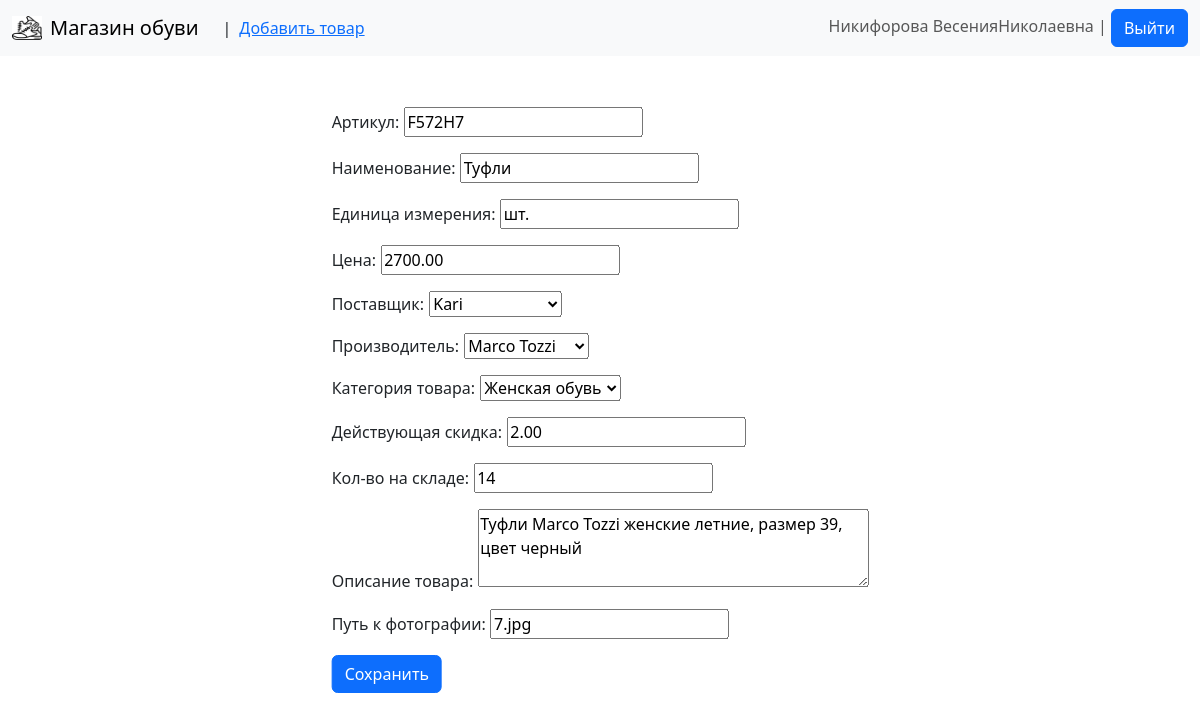
Screenshot of /product/7/edit/ (signed in) with the database file from the repository.
### products/models.py (models this page shows, shortened)
class User(AbstractUser):
    ROLE_CHOICES = [
        ('client', 'Авторизованный клиент'),
        ('manager', 'Менеджер'),
        ('admin', 'Администратор'),
    ]
    role = models.CharField(max_length=50, choices=ROLE_CHOICES, verbose_name='Роль')
    @property
    def is_admin_user(self):
        return self.role == 'Администратор'

class Product(models.Model):
    article = models.CharField(max_length=50, unique=True, verbose_name='Артикул')
    name = models.CharField(max_length=100, verbose_name='Наименование')
    unit_type = models.CharField(max_length=50, default='шт.', verbose_name='Единица измерения')
    price = models.DecimalField(max_digits=10, decimal_places=2, verbose_name='Цена')
    supplier = models.ForeignKey(Supplier, verbose_name='Поставщик', on_delete=models.PROTECT)
    manufacturer = models.ForeignKey(Manufacturer, verbose_name='Производитель', on_delete=models.PROTECT)
    category = models.ForeignKey(Category, verbose_name='Категория товара', on_delete=models.PROTECT)
    discount = models.DecimalField(max_digits=5, decimal_places=2, default=0, verbose_name='Действующая скидка')
    stock_quantity = models.IntegerField(verbose_name='Кол-во на складе')
    description = models.TextField(max_length=1024, verbose_name='Описание товара')
    photo = models.CharField(max_length=255, blank=True, null=True, verbose_name='Путь к фотографии')
    class Meta:
        db_table = 'product'
        managed = True
        verbose_name = 'Товар'
        verbose_name_plural = 'Товары'

class Supplier(models.Model):
    name = models.CharField(max_length=100, verbose_name='Название')
    class Meta:
        db_table = 'supplier'
        managed = True
        verbose_name = 'Поставщик'
        verbose_name_plural = 'Поставщики'
    def __str__(self):
        return self.name

class Manufacturer(models.Model):
    name = models.CharField(max_length=100, verbose_name='Название')
    class Meta:
        db_table = 'manufacturer'
        managed = True
        verbose_name = 'Производитель'
        verbose_name_plural = 'Производитеи'
    def __str__(self):
        return self.name

### products/views.py (the view)
# urls.py: path('product/<int:pk>/edit/', views.product_edit, name="product_edit"),
def product_edit(request, pk):
    if not request.user.is_admin_user:
        return redirect('products:product_list')
    product = get_object_or_404(Product, pk=pk)
    if request.method == 'POST':
        form = ProductForm(request.POST, instance=product)
        if form.is_valid():
            form.save()
            return redirect('products:product_list')
    else:
        form = ProductForm(instance=product)
    return render(request, 'products/product_form.html', {'form': form, 'title': 'Редактирование товара'})\

### products/forms.py
class ProductForm(forms.ModelForm):
    class Meta:
        model = Product
        fields = (
            'article',
            'name',
            'unit_type',
            'price',
            'supplier',
            'manufacturer',
            'category',
            'discount',
            'stock_quantity',
            'description',
            'photo')
        widgets = {
            'article' : forms.TextInput(),
            'name': forms.TextInput(),
            'unit_type': forms.TextInput(),
            'price': forms.NumberInput(attrs={'step': '0.01'}),
            'supplier': forms.Select(),
            'manufacturer': forms.Select(),
            'category': forms.Select(),
            'discount': forms.NumberInput(attrs = {'step': '0.01'}),
            'stock_quantity': forms.NumberInput(),
            'description': forms.Textarea(attrs = {'rows': 3}),
            'photo': forms.TextInput()
        }

### products/models.py (called while the page is built)
    def __str__(self):
        return self.name

### templates/products/product_form.html (shortened to what this page needs)
{% extends 'base.html' %}
{% block content %}
<form method="post" enctype="multipart/form-data" class="position-absolute top-50 start-50 translate-middle">
    {{ form.as_p }}
  <button type="submit" class="btn btn-primary">Сохранить</button>
</form>
{% endblock %}

### templates/base.html (shortened to what this page needs)
    {% load static %}
<!DOCTYPE html>
<html lang="en">
<head>
    <link href="https://cdn.jsdelivr.net/npm/bootstrap@5.3.8/dist/css/bootstrap.min.css" rel="stylesheet"
>
</head>
<body>
    <nav class="navbar navbar-expand-lg bg-body-tertiary">
        <div class="container-fluid d-flex justify-content-between">
            <div class="d-flex align-items-center gap-2">
                <img src="/static/products/Icon.JPG" width="30" height="24">
                <a class="navbar-brand" href="#">Магазин обуви</a>
                {% if user.is_admin_user%}
                | <a href="{% url 'products:product_add' %}">Добавить товар</a>
                {% endif %}
            </div>
            <div id="navbarText">
                <span class="navbar-text">
                    {% if user.is_authenticated%}
                    {{user.get_full_name}}
                    |
                    <form action="{% url 'logout' %}" method="post" class="list-inline-item"> {% csrf_token %}<button
                            type="submit" class="btn btn-primary">Выйти</button>
                    </form>
                    {% else %}
                    Гость
                    | <a href="{% url 'login' %}">Войти</a>
                    {% endif %}
                </span>
            </div>
        </div>
    </nav>
    <div class="container">
        {% block content %}
        {% endblock%}
    </div>
</body>
</html>

### rows the page displays
User: get_full_name "Никифорова ВесенияНиколаевна"
Product: article "F572H7", name "Туфли", unit_type "шт.", price "2700.00", supplier "Kari", manufacturer "Marco Tozzi", category "Женская обувь", discount "2.00", stock_quantity "14", description "Туфли Marco Tozzi женские летние, размер 39, цвет черный", photo "7.jpg"
